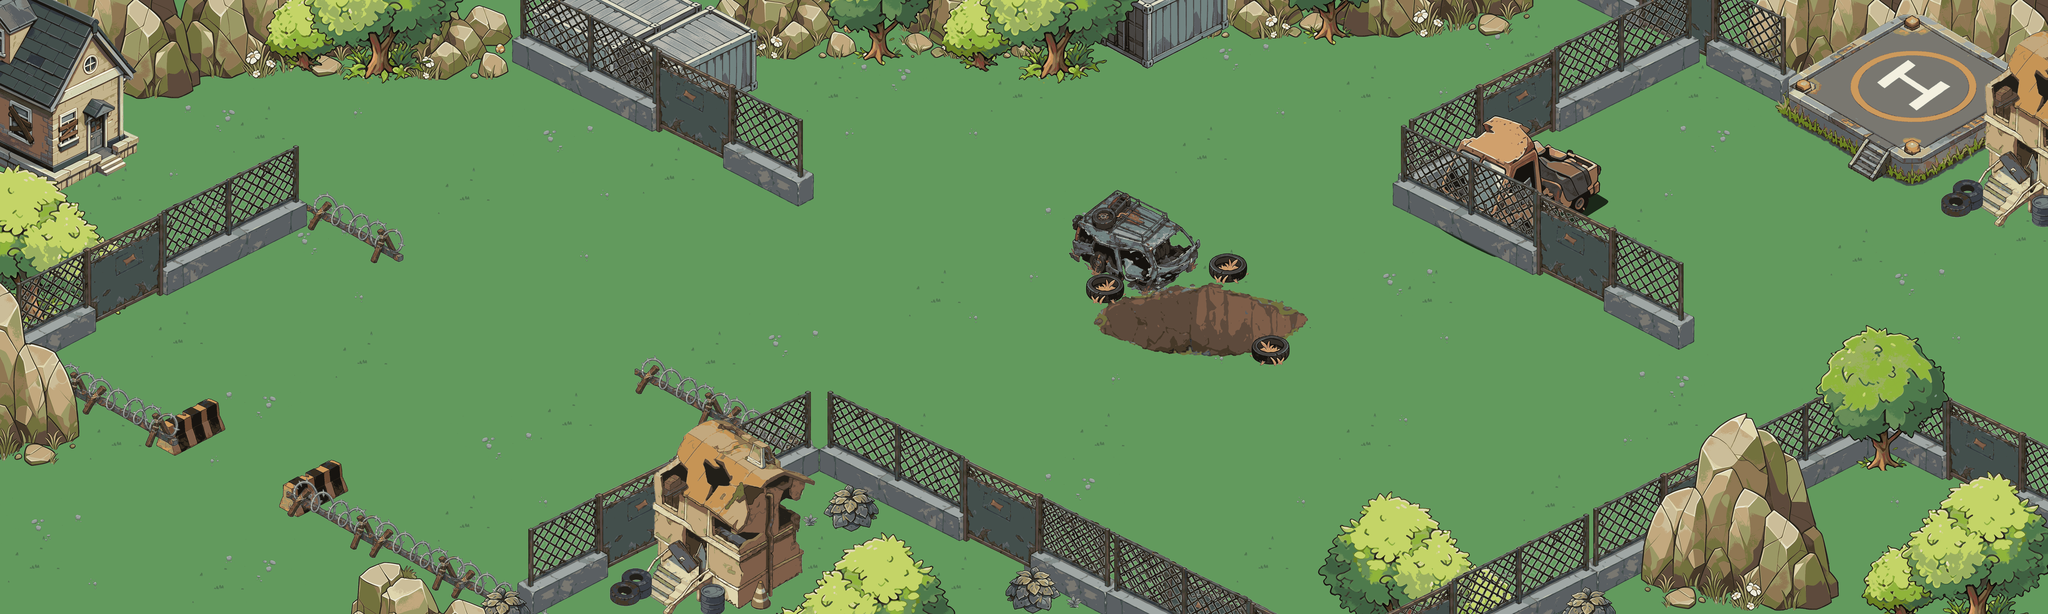

A 2D game scene composited from a Tiled map and its tileset images. What follows is a short description and the map's XML, with each tile layer's data collapsed to a summary:
An orthogonal 100x30 tile map with 100x100 px tiles, 18 tile layers (图块层 38, 图块层 39, 图块层 40, 图块层 36, ...), 5 tilesets.

<map version="1.10" tiledversion="1.11.0" orientation="orthogonal" renderorder="right-down" width="100" height="30" tilewidth="100" tileheight="100" infinite="0" nextlayerid="56" nextobjectid="1">
 <editorsettings>
  <export target="1..tmx" format="tmx" />
 </editorsettings>
 <tileset firstgid="1" source="草地.tsx" />
 <tileset firstgid="10" source="重组右上.tsx" />
 <tileset firstgid="1530" source="重组右下.tsx" />
 <tileset firstgid="2895" source="重组左上.tsx" />
 <tileset firstgid="4119" source="重组左下.tsx" />
 <layer id="45" name="图块层 38" width="100" height="30">
  <data>[3000 cells, 3000 non-empty, 1 distinct tile ids]</data>
 </layer>
 <layer id="46" name="图块层 39" width="100" height="30">
  <data>[3000 cells, 524 non-empty, 16 distinct tile ids]</data>
 </layer>
 <layer id="47" name="图块层 40" width="100" height="30">
  <data>[3000 cells, 291 non-empty, 15 distinct tile ids]</data>
 </layer>
 <layer id="43" name="图块层 36" width="100" height="30">
  <data>[3000 cells, 137 non-empty, 104 distinct tile ids]</data>
 </layer>
 <layer id="42" name="图块层 35" width="100" height="30">
  <data>[3000 cells, 360 non-empty, 290 distinct tile ids]</data>
 </layer>
 <layer id="39" name="图块层 32" width="100" height="30">
  <data>[3000 cells, 761 non-empty, 475 distinct tile ids]</data>
 </layer>
 <layer id="40" name="图块层 33" width="100" height="30">
  <data>[3000 cells, 776 non-empty, 411 distinct tile ids]</data>
 </layer>
 <layer id="41" name="图块层 34" width="100" height="30">
  <data>[3000 cells, 444 non-empty, 339 distinct tile ids]</data>
 </layer>
 <layer id="38" name="图块层 31" width="100" height="30">
  <data>[3000 cells, 525 non-empty, 338 distinct tile ids]</data>
 </layer>
 <layer id="37" name="图块层 30" width="100" height="30">
  <data>[3000 cells, 157 non-empty, 157 distinct tile ids]</data>
 </layer>
 <layer id="36" name="图块层 29" width="100" height="30">
  <data>[3000 cells, 360 non-empty, 284 distinct tile ids]</data>
 </layer>
 <layer id="44" name="图块层 37" width="100" height="30">
  <data>[3000 cells, 162 non-empty, 162 distinct tile ids]</data>
 </layer>
 <objectgroup id="34" name="对象层 2" />
 <objectgroup id="27" name="对象层 1" />
 <layer id="50" name="图块层 41" width="100" height="30">
  <data>[3000 cells, 347 non-empty, 213 distinct tile ids]</data>
 </layer>
 <layer id="51" name="图块层 42" width="100" height="30">
  <data>[3000 cells, 487 non-empty, 283 distinct tile ids]</data>
 </layer>
 <layer id="55" name="图块层 46" width="100" height="30">
  <data>[3000 cells, 32 non-empty, 12 distinct tile ids]</data>
 </layer>
 <layer id="52" name="图块层 43" width="100" height="30">
  <data>[3000 cells, 274 non-empty, 221 distinct tile ids]</data>
 </layer>
 <layer id="53" name="图块层 44" width="100" height="30">
  <data>[3000 cells, 265 non-empty, 225 distinct tile ids]</data>
 </layer>
 <layer id="54" name="图块层 45" width="100" height="30">
  <data>[3000 cells, 142 non-empty, 142 distinct tile ids]</data>
 </layer>
</map>
